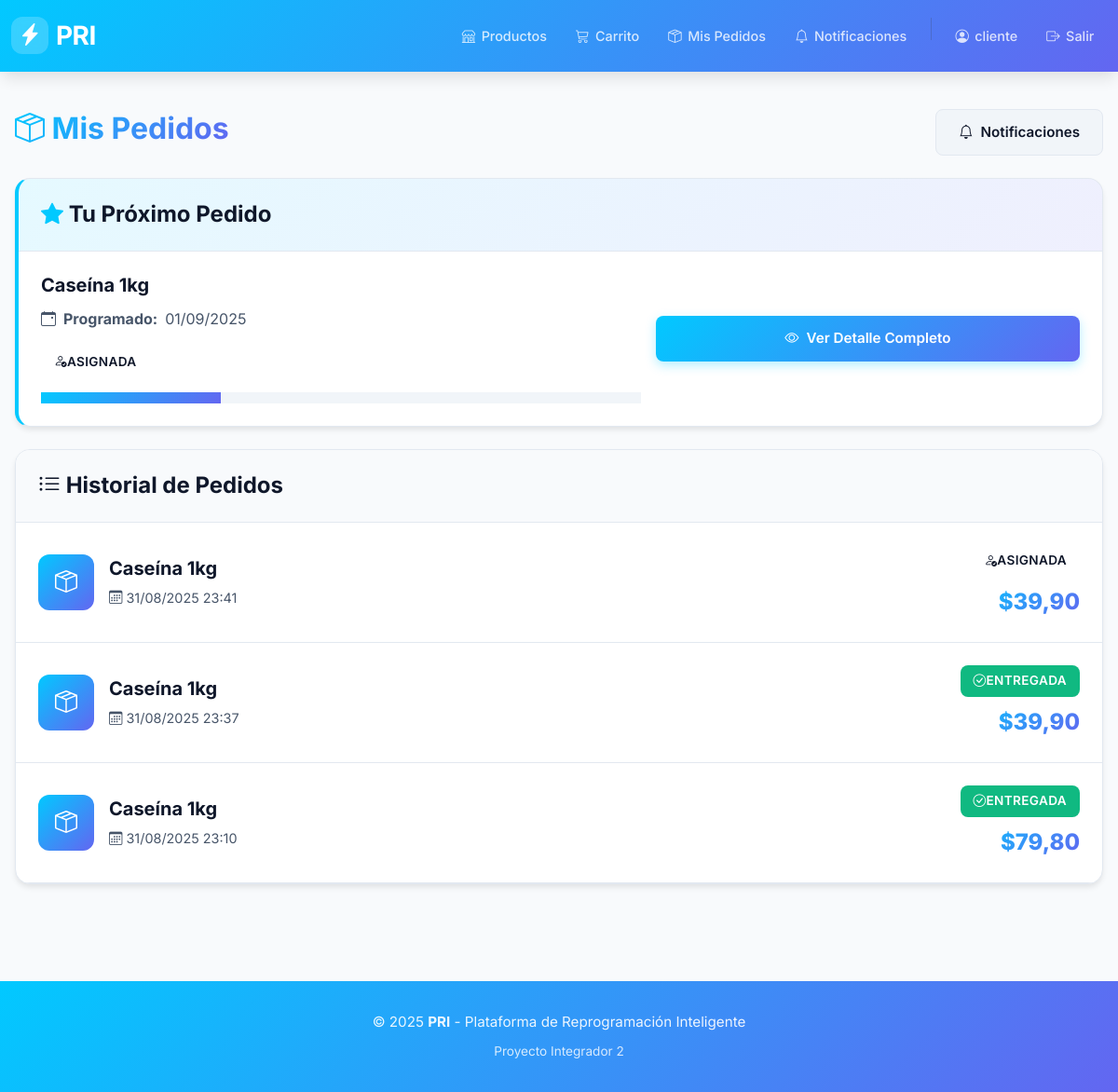
The app's page /orders/my-orders/ (signed in), older data.
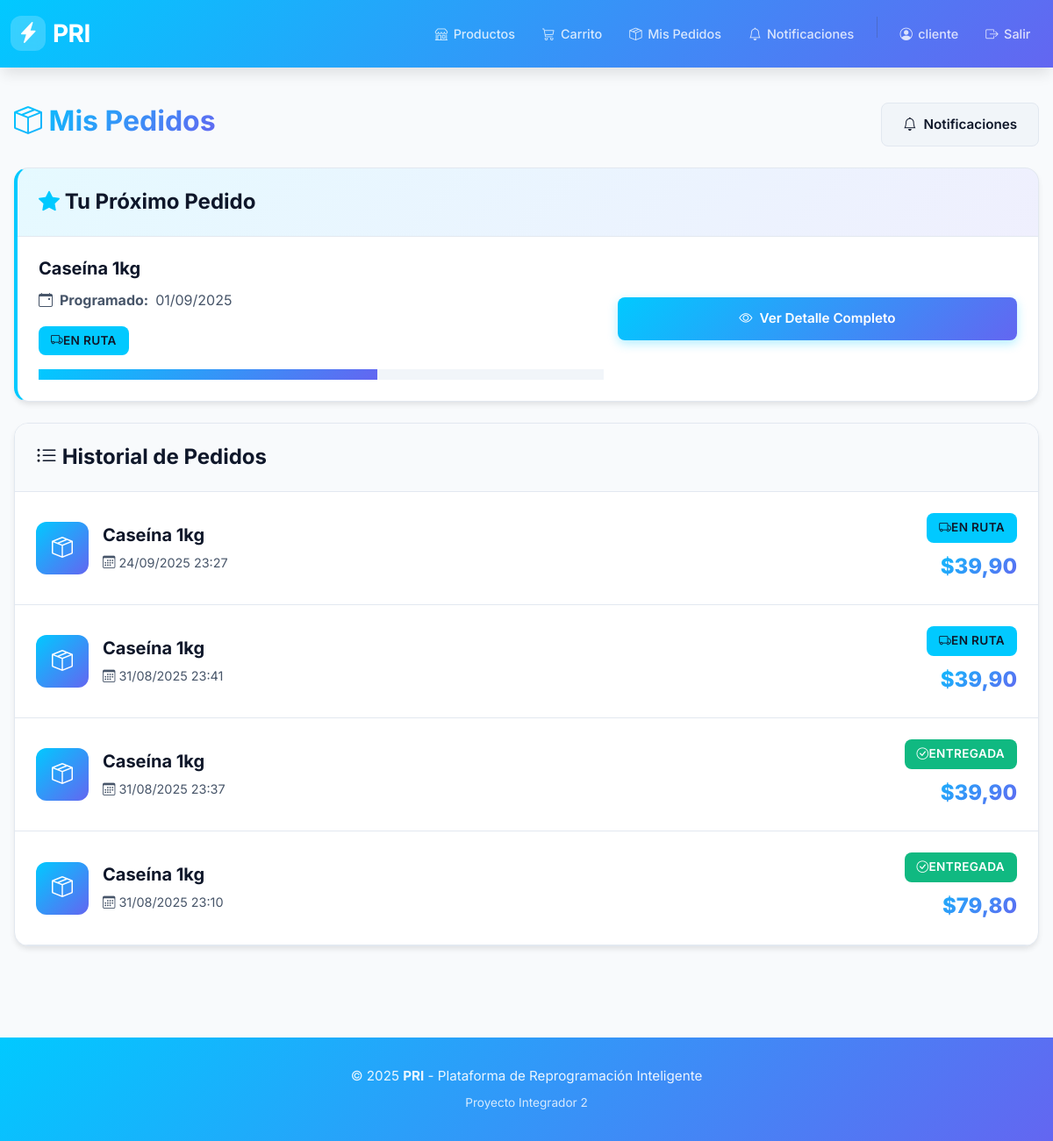
The same page, newer data.
### orders/models.py (models this page shows, shortened)
class OrderItem(models.Model):
    order = models.ForeignKey(Order, on_delete=models.CASCADE, related_name="items")
    product = models.ForeignKey(Product, on_delete=models.PROTECT)
    price = models.DecimalField(max_digits=10, decimal_places=2)
    quantity = models.PositiveIntegerField(default=1)

class Delivery(models.Model):
    STATUS_CHOICES = (
        ("pendiente", "Pendiente"),
        ("asignada", "Asignada"),
        ("en_ruta", "En ruta"),
        ("fallida", "Fallida"),
        ("reprogramada", "Reprogramada"),
        ("entregada", "Entregada"),
    )
    order = models.OneToOneField(Order, on_delete=models.CASCADE, related_name="delivery")
    status = models.CharField(max_length=20, choices=STATUS_CHOICES, default="pendiente")
    rider = models.ForeignKey(User, on_delete=models.SET_NULL, null=True, blank=True, related_name="deliveries")
    scheduled_date = models.DateField(null=True, blank=True)
    scheduled_window = models.CharField(max_length=50, blank=True)
    notes = models.TextField(blank=True)
    photo = models.ImageField(upload_to="deliveries/", null=True, blank=True)
    failure_reason = models.CharField(max_length=120, blank=True)
    updated_at = models.DateTimeField(auto_now=True)
    created_at = models.DateTimeField(auto_now_add=True)
    @property
    def estimated_datetime(self):
        from datetime import datetime, timedelta
        return self.order.created_at + timedelta(days=1)

class Order(models.Model):
    user = models.ForeignKey(User, on_delete=models.SET_NULL, null=True, blank=True, related_name="orders")
    created_at = models.DateTimeField(auto_now_add=True)
    updated_at = models.DateTimeField(auto_now=True)
    full_name = models.CharField(max_length=200)
    email = models.EmailField()
    address = models.CharField(max_length=255)
    city = models.CharField(max_length=100)
    postal_code = models.CharField(max_length=20)
    paid = models.BooleanField(default=False)
    total_amount = models.DecimalField(max_digits=10, decimal_places=2, default=0)

### catalog/models.py (models this page shows, shortened)
class Product(models.Model):
    category = models.ForeignKey(Category, on_delete=models.PROTECT, related_name="products")
    name = models.CharField(max_length=200)
    slug = models.SlugField(max_length=220, unique=True, blank=True)
    description = models.TextField(blank=True)
    price = models.DecimalField(max_digits=10, decimal_places=2)
    stock = models.PositiveIntegerField(default=0)
    image = models.ImageField(upload_to="products/", blank=True, null=True)
    created_at = models.DateTimeField(auto_now_add=True)
    updated_at = models.DateTimeField(auto_now=True)
    class Meta:
        ordering = ["-created_at"]

### orders/views.py (the view)
# urls.py: path("my-orders/", views.my_orders, name="my_orders"),
@login_required
def my_orders(request):
    user = request.user
    if user.is_superuser:
        return redirect("orders:panel")
    elif hasattr(user, "profile") and user.profile.role == "repartidor":
        deliveries = Delivery.objects.select_related("order").filter(rider=user).order_by("-created_at")
        return render(request, "orders/rider_orders.html", {"deliveries": deliveries})
    elif hasattr(user, "profile") and user.profile.role == "manager":
        return redirect("orders:panel")
    else:
        orders = Order.objects.filter(user=user).order_by("-created_at")
        next_delivery = (
            Delivery.objects.select_related("order")
            .filter(order__user=user)
            .exclude(status="entregada")
            .order_by("order__created_at")
            .first()
        )
        return render(request, "orders/my_orders.html", {"orders": orders, "next_delivery": next_delivery})

### orders/templates/orders/my_orders.html (shortened to what the changed rows need)
{% extends 'base.html' %}
{% block content %}
<div class="d-flex justify-content-between align-items-center mb-4">
    <h2>
        <span class="text-gradient">
            <i class="bi bi-box-seam"></i> Mis Pedidos
        </span>
    </h2>
</div>
{% if next_delivery %}
<div class="modern-card mb-4" style="border-left: 4px solid var(--pri-blue);">
  <div class="modern-card-header" style="background: linear-gradient(135deg, rgba(1, 201, 255, 0.1) 0%, rgba(99, 102, 241, 0.1) 100%);">
    <h4 class="mb-0" style="color: var(--text-primary);">
      <i class="bi bi-star-fill" style="color: var(--pri-blue);"></i> Tu Próximo Pedido
    </h4>
  </div>
  <div class="modern-card-body">
    <div class="row align-items-center g-3">
      <div class="col-lg-7">
        <h5 style="color: var(--text-primary); font-weight: 700; margin-bottom: 0.75rem;">
          {% with products=next_delivery.order.items.all %}
            {% for it in products %}
              {% if forloop.first %}
                {{ it.product.name }}{% with n=products|length %}{% if n > 1 %} <span style="color: var(--pri-blue);">+{{ n|add:"-1" }} más</span>{% endif %}{% endwith %}
              {% endif %}
            {% endfor %}
          {% endwith %}
        </h5>
        <div style="display: flex; align-items: center; gap: 1rem; flex-wrap: wrap; margin-bottom: 1rem;">
          <div style="color: var(--text-secondary); display: flex; align-items: center; gap: 0.5rem;">
            <i class="bi bi-calendar-event"></i>
            <strong>Programado:</strong>
            <span>{% if next_delivery.scheduled_date %}{{ next_delivery.scheduled_date }}{% else %}{{ next_delivery.estimated_datetime|date:"d/m/Y" }}{% endif %}</span>
          </div>
        </div>
        <div>
          {% if next_delivery.status == 'entregada' %}
            <span class="modern-badge badge-success">
              <i class="bi bi-check-circle"></i> {{ next_delivery.get_status_display }}
            </span>
          {% elif next_delivery.status == 'fallida' %}
            <span class="modern-badge badge-danger">
              <i class="bi bi-x-circle"></i> {{ next_delivery.get_status_display }}
            </span>
          {% elif next_delivery.status == 'en_ruta' %}
            <span class="modern-badge" style="background: #01c9ff;">
              <i class="bi bi-truck"></i> {{ next_delivery.get_status_display }}
            </span>
          {% elif next_delivery.status == 'asignada' %}
            <span class="modern-badge badge-info">
              <i class="bi bi-person-check"></i> {{ next_delivery.get_status_display }}
            </span>
          {% else %}
            <span class="modern-badge badge-secondary">
              {{ next_delivery.get_status_display }}
            </span>
          {% endif %}
        </div>
        <div class="mt-3">
          <div style="background: var(--bg-tertiary); border-radius: var(--radius-full); height: 12px; overflow: hidden;">
            <div style="background: linear-gradient(135deg, var(--pri-blue) 0%, var(--pri-purple) 100%); height: 100%; width: {% if next_delivery.status == 'pendiente' %}10{% elif next_delivery.status == 'asignada' %}30{% elif next_delivery.status == 'en_ruta' %}60{% elif next_delivery.status == 'reprogramada' %}50{% elif next_delivery.status == 'entregada' %}100{% else %}0{% endif %}%; transition: width 0.5s ease;"></div>
          </div>
        </div>
      </div>
      <div class="col-lg-5 text-lg-end">
        <a class="btn-modern btn-primary-modern w-100 w-lg-auto" href="{% url 'orders:delivery_detail' next_delivery.order.id %}">
          <i class="bi bi-eye"></i>
          Ver Detalle Completo
        </a>
      </div>
    </div>
  </div>
</div>
{% endif %}
<div class="modern-card">
  <div class="modern-card-body" style="padding: 0;">
    {% for o in orders %}
    <a href="{% url 'orders:delivery_detail' o.id %}" style="display: block; padding: 1.5rem; border-bottom: 1px solid var(--border-color); text-decoration: none; transition: background var(--transition-fast);" onmouseover="this.style.background='var(--bg-secondary)'" onmouseout="this.style.background='transparent'">
      <div class="row align-items-center g-3">
        <div class="col-auto d-none d-md-block">
          <div style="width: 60px; height: 60px; background: linear-gradient(135deg, var(--pri-blue) 0%, var(--pri-purple) 100%); border-radius: var(--radius-lg); display: flex; align-items: center; justify-content: center; color: white; font-size: 1.5rem;">
            <i class="bi bi-box-seam"></i>
          </div>
        </div>
        <div class="col">
          <h5 style="color: var(--text-primary); font-weight: 700; margin-bottom: 0.5rem;">
            {% with products=o.items.all %}
              {% for it in products %}
                {% if forloop.first %}
                  {{ it.product.name }}{% with n=products|length %}{% if n > 1 %} <span style="color: var(--pri-blue); font-size: 0.9rem;">+{{ n|add:"-1" }} más</span>{% endif %}{% endwith %}
                {% endif %}
              {% endfor %}
            {% endwith %}
          </h5>
          <div style="color: var(--text-secondary); font-size: 0.9rem;">
            <i class="bi bi-calendar3"></i> {{ o.created_at|date:"d/m/Y H:i" }}
          </div>
        </div>
        <div class="col-auto text-end">
          {% if o.delivery %}
            {% if o.delivery.status == 'entregada' %}
              <span class="modern-badge badge-success mb-2">
                <i class="bi bi-check-circle"></i> {{ o.delivery.get_status_display }}
              </span>
            {% elif o.delivery.status == 'fallida' %}
              <span class="modern-badge badge-danger mb-2">
                <i class="bi bi-x-circle"></i> {{ o.delivery.get_status_display }}
              </span>
            {% elif o.delivery.status == 'en_ruta' %}
              <span class="modern-badge mb-2" style="background: #01c9ff;">
                <i class="bi bi-truck"></i> {{ o.delivery.get_status_display }}
              </span>
            {% elif o.delivery.status == 'asignada' %}
              <span class="modern-badge badge-info mb-2">
                <i class="bi bi-person-check"></i> {{ o.delivery.get_status_display }}
              </span>
            {% else %}
              <span class="modern-badge badge-secondary mb-2">
                {{ o.delivery.get_status_display }}
              </span>
            {% endif %}
          {% else %}
            <span class="modern-badge badge-warning mb-2">Sin entrega</span>
          {% endif %}
          <div style="font-size: 1.5rem; font-weight: 800; background: linear-gradient(135deg, var(--pri-blue) 0%, var(--pri-purple) 100%); -webkit-background-clip: text; -webkit-text-fill-color: transparent;">
            ${{ o.total_amount }}
          </div>
        </div>
      </div>
    </a>
    {% endfor %}
  </div>
</div>
{% endblock %}

Row changes from the older to the newer data that the page shows:
changed Delivery: status "ASIGNADA" → "EN RUTA"
added Order: created_at "24/09/2025 23:27", delivery.status "EN RUTA", total_amount "39,90"
added OrderItem: product.name "Caseína 1kg", shown under "24/09/2025 23:27"
changed through a linked row, Order (number 2 of 4 on the later page): delivery.status "ASIGNADA" → "EN RUTA"
